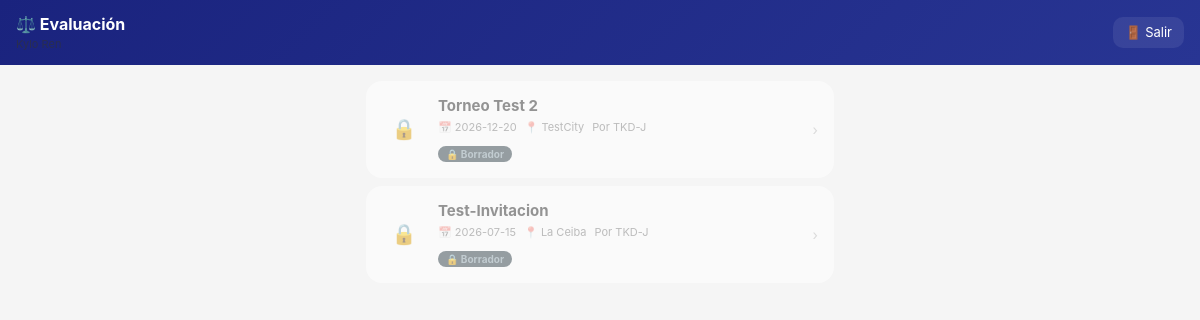
The app's page /evaluacion (signed in) with its own data.
### tables this page shows
CREATE TABLE `torneos` (
  `idTorneo` int(11) NOT NULL,
  `nombre` varchar(200) NOT NULL,
  `descripcion` text DEFAULT NULL,
  `fecha` date NOT NULL,
  `hora` time DEFAULT NULL,
  `ciudad` varchar(100) NOT NULL,
  `lugar` varchar(200) DEFAULT NULL,
  `departamento` varchar(100) DEFAULT NULL,
  `pais` varchar(100) DEFAULT NULL,
  `id_escuela` int(11) DEFAULT NULL,
  `codigo_acceso` varchar(16) DEFAULT NULL,
  `activo` tinyint(1) NOT NULL DEFAULT 1,
  `estado` tinyint(1) NOT NULL DEFAULT 0,
  `estado_efectivo` tinyint(1) NOT NULL DEFAULT 1
);

CREATE TABLE `escuelas` (
  `id` int(11) NOT NULL,
  `nombre` varchar(200) NOT NULL,
  `siglas` varchar(20) DEFAULT NULL,
  `logo` varchar(255) DEFAULT NULL,
  `fecha_fundacion` date DEFAULT NULL,
  `pais` varchar(100) DEFAULT NULL,
  `departamento` varchar(100) DEFAULT NULL,
  `ciudad` varchar(100) DEFAULT NULL,
  `direccion` varchar(255) DEFAULT NULL,
  `instructor_nombre` varchar(200) DEFAULT NULL,
  `instructor_grado` varchar(50) DEFAULT NULL,
  `telefono` varchar(100) DEFAULT NULL,
  `correo` varchar(200) DEFAULT NULL,
  `estado` tinyint(1) NOT NULL DEFAULT 1,
  `user` varchar(100) NOT NULL,
  `pass` varchar(255) NOT NULL,
  `token` varchar(64) DEFAULT NULL,
  `token_expiracion` datetime DEFAULT NULL
);

### app/Controllers/EvaluacionController.php (called while the page is built, shortened)
<?php
class EvaluacionController extends Controller
{
    public function index(): void
    {
        $idJuez = $_SESSION['juez_id'];
        $torneos = Torneo::listarTorneosPorJuez($idJuez);
        $this->view('evaluacion/index', [
            'torneos' => $torneos,
        ]);
    }
}

### index.php (called while the page is built, shortened)
<?php
require_once __DIR__ . '/app/init.php';
$router = new Router();
$router->get('/', function () {
    session_start();
    if (!empty($_SESSION['escuela_id'])) {
        $dest = ($_SESSION['user_level'] ?? 1) == 2 ? '/evaluacion' : '/dashboard';
        header('Location: ' . base_url($dest));
    } else {
        header('Location: ' . base_url('/login'));
    }
    exit;
});
$router->get('/login', [AuthController::class, 'loginView']);
$router->post('/login', [AuthController::class, 'login']);
$router->get('/logout', [AuthController::class, 'logout']);
$router->get('/registro', [AuthController::class, 'registroView']);
$router->post('/registro', [AuthController::class, 'registro']);
$router->get('/dashboard', [DashboardController::class, 'index']);
$router->get('/escuela', [EscuelaController::class, 'index']);
$router->post('/escuela/editar', [EscuelaController::class, 'editar']);
$router->get('/participantes', [ParticipanteController::class, 'index']);
$router->get('/participantes/listar', [ParticipanteController::class, 'listar']);
$router->get('/participantes/obtener', [ParticipanteController::class, 'obtener']);
$router->post('/participantes/guardar', [ParticipanteController::class, 'guardar']);
$router->post('/participantes/actualizar', [ParticipanteController::class, 'actualizar']);
$router->post('/participantes/eliminar', [ParticipanteController::class, 'eliminar']);
$router->get('/jueces', [JuezController::class, 'index']);
$router->get('/jueces/listar', [JuezController::class, 'listar']);
$router->get('/jueces/obtener', [JuezController::class, 'obtener']);
$router->post('/jueces/guardar', [JuezController::class, 'guardar']);
$router->post('/jueces/actualizar', [JuezController::class, 'actualizar']);
$router->post('/jueces/eliminar', [JuezController::class, 'eliminar']);
$router->get('/torneos', [TorneoController::class, 'index']);
$router->get('/torneos/listar', [TorneoController::class, 'listar']);
$router->get('/torneos/obtener', [TorneoController::class, 'obtener']);
$router->post('/torneos/guardar', [TorneoController::class, 'guardar']);
$router->post('/torneos/actualizar', [TorneoController::class, 'actualizar']);
$router->post('/torneos/eliminar', [TorneoController::class, 'eliminar']);
$router->post('/torneos/unirse', [TorneoController::class, 'unirse']);
$router->get('/torneos/detalle', [TorneoController::class, 'detalle']);
$router->get('/torneos/participantes', [TorneoController::class, 'participantes']);
$router->post('/torneos/agregar-participante', [TorneoController::class, 'agregarParticipante']);
$router->post('/torneos/remover-participante', [TorneoController::class, 'removerParticipante']);
$router->post('/torneos/invitar-escuela', [TorneoController::class, 'invitarEscuela']);
$router->get('/torneos/listar-escuelas', [TorneoController::class, 'listarEscuelas']);
$router->get('/torneos/jueces', [TorneoController::class, 'jueces']);
$router->post('/torneos/agregar-juez', [TorneoController::class, 'agregarJuez']);
$router->post('/torneos/remover-juez', [TorneoController::class, 'removerJuez']);
$router->post('/torneos/salir', [TorneoController::class, 'salir']);
$router->post('/torneos/iniciar', [TorneoController::class, 'iniciar']);
$router->post('/torneos/finalizar', [TorneoController::class, 'finalizar']);
$router->post('/torneos/toggle-estado', [TorneoController::class, 'toggleEstado']);
$router->get('/torneos/categorias', [TorneoController::class, 'categorias']);
$router->post('/torneos/guardar-categoria', [TorneoController::class, 'guardarCategoria']);
$router->post('/torneos/actualizar-categoria', [TorneoController::class, 'actualizarCategoria']);
$router->post('/torneos/eliminar-categoria', [TorneoController::class, 'eliminarCategoria']);
$router->get('/torneos/puntajes', [TorneoController::class, 'puntajes']);
$router->get('/scoreboard', [TorneoController::class, 'scoreboard']);
$router->get('/evaluacion', [EvaluacionController::class, 'index']);
$router->get('/evaluacion/torneo', [EvaluacionController::class, 'torneo']);
$router->post('/evaluacion/guardar', [EvaluacionController::class, 'guardarPuntaje']);
$uri = $_SERVER['REQUEST_URI'];
$method = $_SERVER['REQUEST_METHOD'];
$router->dispatch($uri, $method);

### app/init.php (called while the page is built, shortened)
<?php
function base_url($path = '') {
    $protocol = (!empty($_SERVER['HTTPS']) && $_SERVER['HTTPS'] !== 'off') ? 'https' : 'http';
    $host = $_SERVER['HTTP_HOST'] ?? 'localhost';
    return $protocol . '://' . $host . BASE_PATH . '/' . ltrim($path, '/');
}

### app/Models/Torneo.php (called while the page is built, shortened)
<?php
class Torneo extends Model
{
    public static function listarTorneosPorJuez(int $idJuez): array
    {
        $db = self::db();
        $stmt = $db->prepare("SELECT t.*, e.nombre as creador_nombre, e.siglas as creador_siglas
            FROM torneojueces tj
            JOIN torneos t ON t.idTorneo = tj.idTorneo
            JOIN escuelas e ON e.id = t.id_escuela
            WHERE tj.idJuez = ?
            ORDER BY t.estado DESC, t.fecha DESC, t.idTorneo DESC");
        $stmt->bind_param('i', $idJuez);
        $stmt->execute();
        return $stmt->get_result()->fetch_all(MYSQLI_ASSOC);
    }
}

### views/evaluacion/index.php (the view, shortened to what this page needs)
<!DOCTYPE html>
<html lang="es">
<head>
    <link href="https://cdn.jsdelivr.net/npm/bootstrap@5.3.3/dist/css/bootstrap.min.css" rel="stylesheet">
</head>
<body>
<div class="topbar">
    <div>
        <div class="title">⚖️ Evaluaci&oacute;n</div>
        <div class="sub"><?= htmlspecialchars($_SESSION['juez_nombre'] ?? '') ?></div>
    </div>
    <a href="<?= base_url('/logout') ?>" class="btn-logout" style="text-decoration:none;">🚪 Salir</a>
</div>
<div class="content">
    <div id="listaTorneos">
        <?php if (empty($torneos)): ?>
            <div class="empty-state">
                <div class="ei">🏆</div>
                <p>No tienes torneos asignados.</p>
            </div>
        <?php else: ?>
            <?php foreach ($torneos as $t):
                $habilitado = $t['estado'] == 1;
            ?>
                <div class="item-card" onclick="<?= $habilitado ? "abrirTorneo({$t['idTorneo']})" : '' ?>" style="<?= !$habilitado ? 'opacity:0.5;cursor:default;' : '' ?>">
                    <div class="item-avatar"><?= $t['estado'] == 2 ? '🏁' : ($habilitado ? '🏆' : '🔒') ?></div>
                    <div class="item-info">
                        <div class="item-name"><?= htmlspecialchars($t['nombre']) ?></div>
                        <div class="item-meta">
                            <span>📅 <?= htmlspecialchars($t['fecha']) ?></span>
                            <?php if ($t['ciudad']): ?><span>📍 <?= htmlspecialchars($t['ciudad']) ?></span><?php endif; ?>
                            <span>Por <?= htmlspecialchars($t['creador_siglas'] ?: $t['creador_nombre']) ?></span>
                        </div>
                        <div style="margin-top:4px;">
                            <?php $estados = ['🔒 Borrador', '▶ En curso', '🏁 Finalizado']; ?>
                            <?php $cls = ['state-borrador', 'state-curso', 'state-finalizado']; ?>
                            <span class="item-state <?= $cls[$t['estado']] ?? $cls[0] ?>"><?= $estados[$t['estado']] ?? 'Desconocido' ?></span>
                        </div>
                    </div>
                    <div style="opacity:0.3;font-size:14px;">›</div>
                </div>
            <?php endforeach; ?>
        <?php endif; ?>
    </div>
</div>
</body>
</html>

### app/Core/Router.php (shortened to what this page needs)
<?php
class Router
{
    private array $routes = [];
    public function get(string $path, callable|array $handler): void
    {
        $this->routes['GET'][$path] = $handler;
    }
    public function post(string $path, callable|array $handler): void
    {
        $this->routes['POST'][$path] = $handler;
    }
    public function dispatch(string $uri, string $method): void
    {
        $uri = parse_url($uri, PHP_URL_PATH);
        $base = rtrim(BASE_PATH, '/');
        if (str_starts_with($uri, $base)) {
            $uri = substr($uri, strlen($base)) ?: '/';
        }
        $methodRoutes = $this->routes[$method] ?? [];
        foreach ($methodRoutes as $pattern => $handler) {
            $regex = preg_replace('/\{(\w+)\}/', '(?P<$1>[^/]+)', $pattern);
            $regex = '#^' . $regex . '$#';
            if (preg_match($regex, $uri, $matches)) {
                $params = array_filter($matches, 'is_string', ARRAY_FILTER_USE_KEY);
                $this->callHandler($handler, $params);
                return;
            }
        }
    }
    private function callHandler(callable|array $handler, array $params): void
    {
        if (is_array($handler)) {
            [$class, $method] = $handler;
            $controller = new $class();
            $controller->$method(...$params);
        } else {
            $handler($params);
        }
    }
}

### views/evaluacion/index.php (style rules this page uses)
* { -webkit-tap-highlight-color: transparent; user-select: none; }
body { background: #0a0a23; font-family: -apple-system, BlinkMacSystemFont, 'Segoe UI', Roboto, sans-serif; min-height: 100vh; min-height: 100dvh; color: #fff; }
.topbar { background: linear-gradient(135deg, #1a237e, #283593); padding: 12px 16px; padding-top: max(12px, env(safe-area-inset-top, 12px)); display: flex; align-items: center; justify-content: space-between; }
.topbar .title { font-size: 16px; font-weight: 700; }
.topbar .sub { font-size: 11px; opacity: 0.6; }
.content { max-width: 500px; margin: 0 auto; padding: 16px; }
.item-card { background: #1a1a3e; border-radius: 16px; padding: 14px 16px; margin-bottom: 8px; display: flex; align-items: center; gap: 12px; cursor: pointer; }
.item-avatar { width: 44px; height: 44px; border-radius: 14px; background: rgba(255,255,255,0.08); display: flex; align-items: center; justify-content: center; font-size: 20px; flex-shrink: 0; }
.item-info { flex: 1; min-width: 0; }
.item-name { font-size: 15px; font-weight: 700; }
.item-meta { font-size: 11px; opacity: 0.5; margin-top: 2px; display: flex; gap: 8px; flex-wrap: wrap; }
.item-state { font-size: 10px; font-weight: 700; padding: 2px 8px; border-radius: 20px; }
.state-borrador { background: #37474f; color: #90a4ae; }
.btn-logout { background: rgba(255,255,255,0.08); border: none; border-radius: 10px; color: #fff; font-size: 13px; padding: 6px 12px; }
@media (prefers-color-scheme: light) { body { background: #f5f5f5; color: #333; } }
@media (prefers-color-scheme: light) { .topbar { background: linear-gradient(135deg, #1a237e, #283593); } }
@media (prefers-color-scheme: light) { .topbar .title { color: #fff; } }
@media (prefers-color-scheme: light) { .item-card { background: #fff; color: #333; } }
@media (prefers-color-scheme: light) { .item-meta { opacity: 0.6; } }

### records on screen
torneos: nombre "Torneo Test 2", fecha "2026-12-20", ciudad "TestCity", id_escuela.siglas "TKD-J", estado "🔒 Borrador"
torneos: nombre "Test-Invitacion", fecha "2026-07-15", ciudad "La Ceiba", id_escuela.siglas "TKD-J", estado "🔒 Borrador"
